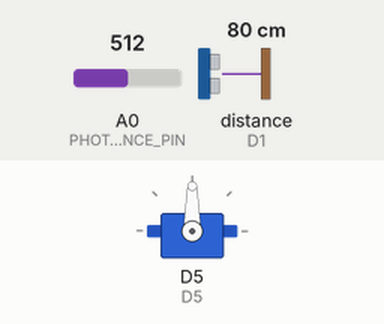
A sketch run on a simulated ESP8266 (NodeMCU). Parts: servo. Wiring (inferred from the names in the program): ultrasonic range finder: trigger D2; echo D1. The test bench sets the inputs (shaded band); at power-on: distance to the obstacle (sensor on D1) 80 cm, A0 (PHOTORRESISTANCE_PIN) = 512. The echo pulse lasts 58.3 µs per cm; WiFi joins after 1.5 s; servers stay silent unless stated; random numbers use the default seed unless the sketch sets one; no MQTT or app messages arrive unless stated; what the sketch prints to the serial monitor is not drawn.

Above: at 2.7 s.
2.8 s: distance to the obstacle (sensor on D1) set to 20 cm
7.0 s: distance to the obstacle (sensor on D1) set to 16 cm
At 9.4 s:
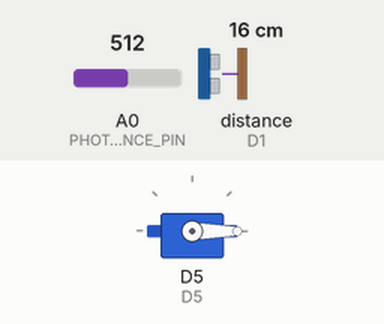
15.2 s: distance to the obstacle (sensor on D1) set to 18 cm
At 18.0 s:
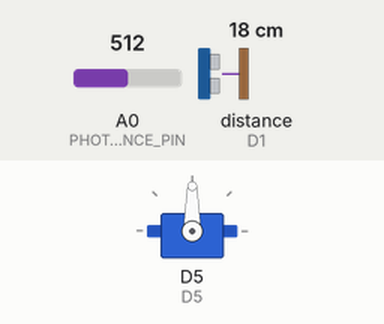
Timing chart, 0 to 19.5 s (numbered marks = the images above; inputs shaded):
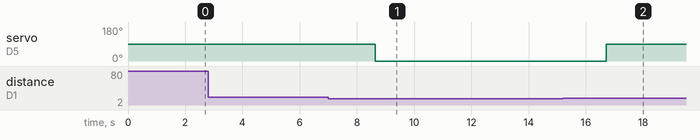

Measured:
- the behaviour switches between 18 and 17 cm on distance to the obstacle (sensor on D1) (found by bisection; images 0 and 1)
- after the input at 2.8 s, every drawn part: stays the same
- after the input at 7.0 s, servo on D5: 90° → 0° after 1.6 s
- after the input at 15.2 s, servo on D5: 0° → 90° after 1.5 s

The sketch:

FinalNode2.ino
```cpp
// Programa para NodeMCU 2 (Protoboard roja)

/* Sensores - Actuadores
Ultrasonico - Servo
Fotorresistencia - LED
 */

#include <Servo.h>

Servo servo;

// Definiciones de pins de NodeMCU

#define D1 5 // Echo de ultrasonico
#define D2 4 // Trigger de ultrasonico
#define D5 14 // Servo
#define D6 12 // LED

// Definiciones de fotorresistencia

const int PHOTORRESISTANCE_PIN = A0;

// Definiciones de ESP8266MQTT

#include <ESP8266WiFi.h>
#include <PubSubClient.h>

const char* ssid = "Tec-IoT";
const char* password = "spotless.magnetic.bridge";
const char* mqtt_server = "broker.mqtt-dashboard.com";

const char* topico_salida_1 = "TopicOutDistance_Equipo2";
const char* topico_salida_2 = "TopicOutLigth_Equipo2";
const char* topico_salida_3 = "TopicOutIsDoorOpen_Equipo2";

char sTopicoOutDistance[50];
char sTopicoOutLigth[50];
char sTopicoOutIsDoorOpen[50];

WiFiClient espClient;
PubSubClient client(espClient);
unsigned long lastMsg = 0;

#define MSG_BUFFER_SIZE (50)
char msg[MSG_BUFFER_SIZE];
int value = 0;

// Funcion que conecta al Wi-fi del Router

void setup_wifi() {

  delay(10);

  Serial.println();
  Serial.print("Connecting to ");
  Serial.println(ssid);

  WiFi.mode(WIFI_STA);
  WiFi.begin(ssid, password);

  while (WiFi.status() != WL_CONNECTED) {
    delay(500);
    Serial.print(".");
  }

  randomSeed(micros());

  Serial.println();
  Serial.println("Wi-Fi connected");
  Serial.print("IP address: ");
  Serial.println(WiFi.localIP());
}

// Funcion que conecta a Broker MQTT

void setup_mqtt() {

  client.setServer(mqtt_server, 1883);
  client.setCallback(callback);

  if (!client.connected()) {
    reconnect();
  }
}

void callback(char* topic, byte* payload, unsigned int length) {

  Serial.print("Message arrived [");
  Serial.print(topic);
  Serial.print("] ");

  for (int i = 0; i < length; i++) {
    Serial.print((char)payload[i]);
  }

  Serial.println();
}

// Funcion que conecta o reconecta a Broker MQTT

void reconnect() {

  while (!client.connected()) {
    Serial.print("Attempting MQTT connection...");

    String clientId = "ESP8266Client-";
    clientId += String(random(0xffff), HEX);

    if (client.connect(clientId.c_str())) {
      Serial.println("Connected");

      client.subscribe(topico_salida_1);
      client.subscribe(topico_salida_2);
      client.subscribe(topico_salida_3);
    }
    else {
      Serial.print("failed, rc=");
      Serial.print(client.state());
      Serial.println(" try again in 5 seconds");

      delay(5000);
    }
  }
}

void connectMQTT() {

  if (!client.connected()) {
    reconnect();
  }

  client.loop();

  unsigned long now = millis();

  if (now - lastMsg > 5000) {
    lastMsg = now;
    ++value;

    Serial.println(now);
    Serial.print("Publish message: ");

    Serial.println(sTopicoOutDistance);
    client.publish(topico_salida_1, sTopicoOutDistance);

    Serial.println(sTopicoOutLigth);
    client.publish(topico_salida_2, sTopicoOutLigth);

    Serial.println(sTopicoOutIsDoorOpen);
    client.publish(topico_salida_3, sTopicoOutIsDoorOpen);
  }
}

// Función medidora de distancia con ultrasónico

void readDistance(unsigned short int echo, unsigned short int trigger, unsigned short int actuatorPin, float thresoldDistance, unsigned int durationThresold = 15000) {

  delay(1000);

  float distance = 0;
  float duration = 0;
  bool isDoorOpen = false;

  digitalWrite(trigger, LOW);
  delayMicroseconds(2);
  digitalWrite(trigger, HIGH);
  delayMicroseconds(10);
  digitalWrite(trigger, LOW);

  duration = pulseIn(echo, HIGH);
  distance = duration * 0.034 / 2;

  static unsigned long startTime = 0;
  unsigned long elapsedTime = 0;

  if(distance > thresoldDistance) {

    isDoorOpen = true;

    if(startTime = 0) {

      startTime = millis();
    } else {

      elapsedTime = millis() - startTime;

      if(elapsedTime >= durationThresold) {

          servo.write(90);
      }
    }
  }
  else {
    isDoorOpen = false;
    servo.write(0);
    startTime = 0;
  }

  snprintf(sTopicoOutIsDoorOpen, MSG_BUFFER_SIZE, "{\"type\":\"puertaAbierta\",\"value\":%d}", isDoorOpen);
  snprintf(sTopicoOutDistance, MSG_BUFFER_SIZE, "{\"type\":\"distance\",\"value\":%5.2f}", distance);
}

//  Funcion detectora de luz con fotorresistencia

void readLigth(unsigned short int photorresistancePin, unsigned short int actuatorPin) {

  delay(1000);

  unsigned short int photorresistanceVoltage = 0;
  unsigned short int brightness = 0;

  photorresistanceVoltage = analogRead(photorresistancePin);
  brightness = map(photorresistanceVoltage, 45, 1024, 255, 0);

  analogWrite(actuatorPin, brightness);

  snprintf(sTopicoOutLigth, MSG_BUFFER_SIZE, "{\"type\":\"luz\",\"value\":%d}", photorresistanceVoltage);
}

// Funcion que lee temperatura y humedad con el sensor DHT11

void setup() {

  Serial.begin(9600);

  pinMode(D1, INPUT); // Echo del ultrasonico
  pinMode(D2, OUTPUT); // Trigger de ultrasonico
  pinMode(D5, OUTPUT); // Servo
  pinMode(D6, OUTPUT); // LED

  servo.attach(D5);

  setup_wifi();
  setup_mqtt();
}

void loop() {

  readDistance(D1, D2, D5, 17, 2000);
  readLigth(PHOTORRESISTANCE_PIN, D6);

  connectMQTT();
}
```
